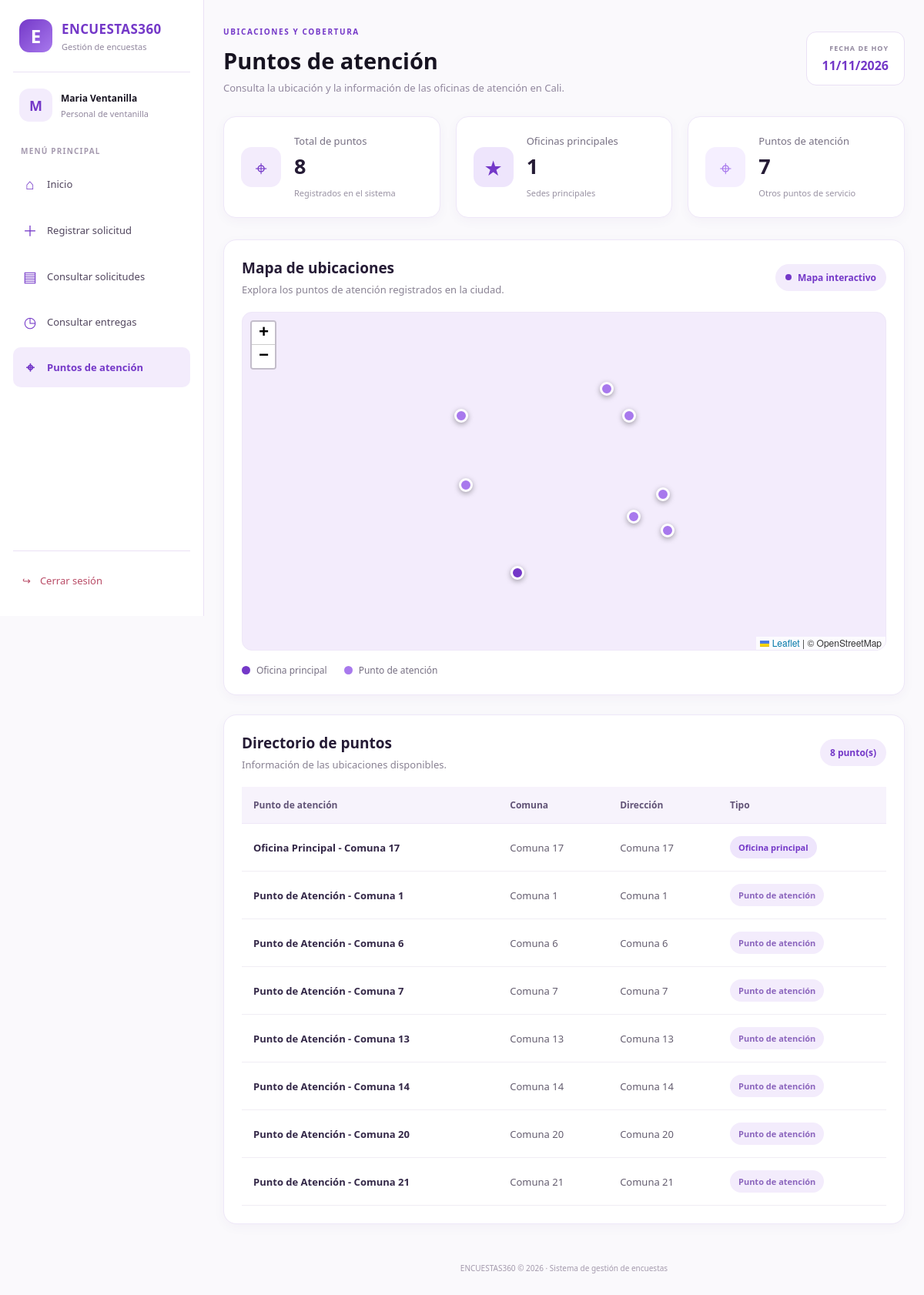
The page /public/index.php?action=puntos_atencion (signed in) on the database its author committed.
### tables this page shows
CREATE TABLE `puntos_atencion` (
  `id_punto` smallint(5) UNSIGNED NOT NULL,
  `nombre` varchar(80) NOT NULL,
  `direccion` varchar(150) NOT NULL,
  `es_principal` tinyint(1) NOT NULL DEFAULT 0,
  `activo` tinyint(1) NOT NULL DEFAULT 1,
  `id_comuna` smallint(5) UNSIGNED DEFAULT NULL,
  `latitud` decimal(10,8) DEFAULT NULL,
  `longitud` decimal(11,8) DEFAULT NULL
);

CREATE TABLE `comunas` (
  `id_comuna` smallint(5) UNSIGNED NOT NULL,
  `nombre` varchar(80) NOT NULL,
  `zona` enum('urbana','rural') NOT NULL DEFAULT 'urbana'
);

### app/controllers/PuntoController.php (called while the page is built, shortened)
<?php
require_once __DIR__ . '/../models/PuntoModel.php';
class PuntoController {
    public function mostrarPuntos() {
        $modelo = new PuntoModel();
        $puntos = $modelo->obtenerPuntos();
        require_once __DIR__ . '/../views/puntos/mapa.php';
    }
}
?>

### app/models/PuntoModel.php (called while the page is built)
<?php
require_once __DIR__ . '/../config/conexion.php';
class PuntoModel {
    private $conn;
    public function __construct() {
        $database = new Database();
        $this->conn = $database->getConnection();
    }
    public function obtenerPuntos() {
        $query = "SELECT p.id_punto, p.nombre, p.direccion, p.es_principal,
                         p.latitud, p.longitud, c.nombre AS comuna
                  FROM puntos_atencion p
                  LEFT JOIN comunas c ON p.id_comuna = c.id_comuna
                  WHERE p.activo = 1
                  ORDER BY p.es_principal DESC, p.id_comuna";
        $stmt = $this->conn->prepare($query);
        $stmt->execute();
        return $stmt->fetchAll(PDO::FETCH_ASSOC);
    }
}
?>

### app/config/conexion.php (called while the page is built, shortened)
<?php
class Database {
    private $host = "localhost";
    private $db_name = "encuestas_db";
    private $username = "root";
    private $password = "";
    public function getConnection() {
        $this->conn = null;
        try {
            $this->conn = new PDO("mysql:host=" . $this->host . ";dbname=" . $this->db_name, $this->username, $this->password);
            $this->conn->setAttribute(PDO::ATTR_ERRMODE, PDO::ERRMODE_EXCEPTION);
            $this->conn->exec("set names utf8");
        } catch(PDOException $exception) {
            die("Error de conexión a la base de datos: " . $exception->getMessage());
        }
        return $this->conn;
    }
}
?>

### app/views/puntos/mapa.php (the view, shortened to what this page needs)
<?php
$totalPuntos = count($puntos ?? []);
$totalPrincipales = 0;
foreach (($puntos ?? []) as $p) {
    if ((string)($p['es_principal'] ?? '0') === '1') {
        $totalPrincipales++;
    }
}
$totalSecundarios = $totalPuntos - $totalPrincipales;
?>
<!DOCTYPE html>
<html lang="es">
<head>
    <link rel="stylesheet"
          href="https://unpkg.com/leaflet@1.9.4/dist/leaflet.css">
    <link rel="stylesheet"
          href="/Proyecto_BD_Parte_1/public/assets/css/stylesVentanilla.css">
    <link rel="stylesheet"
          href="/Proyecto_BD_Parte_1/public/assets/css/stylesPuntos.css">
</head>
<body class="pagina-puntos">
<?php require __DIR__ . '/../layouts/menu.php'; ?>
<main class="ventanilla-main puntos-main">
    <header class="dashboard-header">
        <div>
            <span class="dashboard-label">UBICACIONES Y COBERTURA</span>
            <h1>Puntos de atención</h1>
            <p>Consulta la ubicación y la información de las oficinas de atención en Cali.</p>
        </div>
        <div class="header-date">
            <span>FECHA DE HOY</span>
            <strong><?= date('d/m/Y') ?></strong>
        </div>
    </header>
    <section class="puntos-stats">
        <article class="punto-stat-card">
            <div class="punto-stat-icon">⌖</div>
            <div>
                <span>Total de puntos</span>
                <strong><?= $totalPuntos ?></strong>
                <small>Registrados en el sistema</small>
            </div>
        </article>
        <article class="punto-stat-card">
            <div class="punto-stat-icon principal-icon">★</div>
            <div>
                <span>Oficinas principales</span>
                <strong><?= $totalPrincipales ?></strong>
                <small>Sedes principales</small>
            </div>
        </article>
        <article class="punto-stat-card">
            <div class="punto-stat-icon secundario-icon">⌖</div>
            <div>
                <span>Puntos de atención</span>
                <strong><?= $totalSecundarios ?></strong>
                <small>Otros puntos de servicio</small>
            </div>
        </article>
    </section>
    <section class="puntos-map-section">
        <div class="puntos-section-heading">
            <div>
                <h2>Mapa de ubicaciones</h2>
                <p>Explora los puntos de atención registrados en la ciudad.</p>
            </div>
            <span class="map-status">
                <span></span>
                Mapa interactivo
            </span>
        </div>
        <div id="mapa"></div>
        <div class="map-legend">
            <span class="legend-item">
                <span class="legend-dot principal-dot"></span>
                Oficina principal
            </span>
            <span class="legend-item">
                <span class="legend-dot secondary-dot"></span>
                Punto de atención
            </span>
        </div>
    </section>
    <section class="puntos-table-section">
        <div class="puntos-section-heading">
            <div>
                <h2>Directorio de puntos</h2>
                <p>Información de las ubicaciones disponibles.</p>
            </div>
            <span class="puntos-counter">
                <?= $totalPuntos ?> punto(s)
            </span>
        </div>
        <div class="puntos-table-wrapper">
            <table class="puntos-table">
                <thead>
                    <tr>
                        <th>Punto de atención</th>
                        <th>Comuna</th>
                        <th>Dirección</th>
                        <th>Tipo</th>
                    </tr>
                </thead>
                <tbody>
                    <?php if (!empty($puntos)): ?>
                        <?php foreach ($puntos as $p): ?>
                            <tr>
                                <td>
                                    <strong>
                                        <?= htmlspecialchars($p['nombre']) ?>
                                    </strong>
                                </td>
                                <td>
                                    <?= htmlspecialchars($p['comuna'] ?? 'No registrada') ?>
                                </td>
                                <td>
                                    <?= htmlspecialchars($p['direccion'] ?? 'No registrada') ?>
                                </td>
                                <td>
                                    <?php if ((string)($p['es_principal'] ?? '0') === '1'): ?>
                                        <span class="punto-type principal-type">
                                            Oficina principal
                                        </span>
                                    <?php else: ?>
                                        <span class="punto-type secondary-type">
                                            Punto de atención
                                        </span>
                                    <?php endif; ?>
                                </td>
                            </tr>
                        <?php endforeach; ?>
                    <?php endif; ?>
                </tbody>
            </table>
        </div>
    </section>
    <footer class="dashboard-footer">
        ENCUESTAS360 © <?= date('Y') ?> · Sistema de gestión de encuestas
    </footer>
</main>
</body>
</html>

### public/assets/css/stylesVentanilla.css (style rules this page uses)
:root { --purple: #7438C8; --purple-dark: #57249F; --lavender: #DCC8FA; --lavender-light: #F3ECFC; --lavender-soft: #FCFAFF; --white: #FFFFFF; --charcoal: #171321; --text: #51465E; --muted: #91879E; --border: #EAE1F5; --green: #23966A; --orange: #D58A35; }
* { box-sizing: border-box; }
body { margin: 0; background: #FCFAFF; color: var(--charcoal); font-family: "Segoe UI", Arial, sans-serif; }
.ventanilla-main { margin-left: 265px; padding: 36px 40px; min-height: 100vh; max-width: 1700px; }
.dashboard-header { display: flex; justify-content: space-between; align-items: center; gap: 20px; margin-bottom: 27px; }
.dashboard-label { color: var(--purple); font-size: 10px; font-weight: 800; letter-spacing: 1.6px; }
.dashboard-header h1 { margin: 9px 0 7px; font-size: clamp(22px, 3vw, 29px); font-weight: 700; }
.dashboard-header p { margin: 0; color: var(--muted); font-size: 13px; }
.header-date { padding: 14px 20px; background: var(--white); border: 1px solid var(--border); border-radius: 13px; text-align: right; }
.header-date span { display: block; margin-bottom: 5px; font-size: 9px; font-weight: 700; color: var(--muted); letter-spacing: 1px; }
.header-date strong { color: var(--purple); font-size: 16px; }
.dashboard-footer { padding: 25px 0 10px; text-align: center; color: #A49AAD; font-size: 10px; }
@media (max-width: 1200px) { .ventanilla-main { padding: 28px 25px; } }
.puntos-main { padding-bottom: 25px; }
.puntos-map-section { background: #ffffff; border: 1px solid #eee8f5; border-radius: 16px; padding: 24px; margin: 25px 0; box-shadow: 0 4px 15px rgba(70, 35, 120, 0.04); }
.puntos-section-heading { display: flex; align-items: center; justify-content: space-between; gap: 15px; margin-bottom: 18px; }
.puntos-section-heading h2 { margin: 0 0 6px; color: #251b35; font-size: 18px; }
.puntos-section-heading p { margin: 0; color: #827b8d; font-size: 13px; }
#mapa { width: 100%; height: 430px; border-radius: 12px; overflow: hidden; z-index: 1; background: #f3ecfc; }
.puntos-table-section { margin-top: 25px; }

### rows shown on the page
puntos_atencion: nombre "Oficina Principal - Comuna 17", id_comuna.nombre "Comuna 17", direccion "Comuna 17", es_principal "Oficina principal"
puntos_atencion: nombre "Punto de Atención - Comuna 1", id_comuna.nombre "Comuna 1", direccion "Comuna 1", es_principal "Punto de atención"
puntos_atencion: nombre "Punto de Atención - Comuna 6", id_comuna.nombre "Comuna 6", direccion "Comuna 6", es_principal "Punto de atención"
puntos_atencion: nombre "Punto de Atención - Comuna 7", id_comuna.nombre "Comuna 7", direccion "Comuna 7", es_principal "Punto de atención"
puntos_atencion: nombre "Punto de Atención - Comuna 13", id_comuna.nombre "Comuna 13", direccion "Comuna 13", es_principal "Punto de atención"
puntos_atencion: nombre "Punto de Atención - Comuna 14", id_comuna.nombre "Comuna 14", direccion "Comuna 14", es_principal "Punto de atención"
puntos_atencion: nombre "Punto de Atención - Comuna 20", id_comuna.nombre "Comuna 20", direccion "Comuna 20", es_principal "Punto de atención"
puntos_atencion: nombre "Punto de Atención - Comuna 21", id_comuna.nombre "Comuna 21", direccion "Comuna 21", es_principal "Punto de atención"

### other values the page prints
$inicialUsuario "M"
$nombreUsuario "Maria Ventanilla"
$totalPuntos "8"
$totalPrincipales "1"
$totalSecundarios "7"
